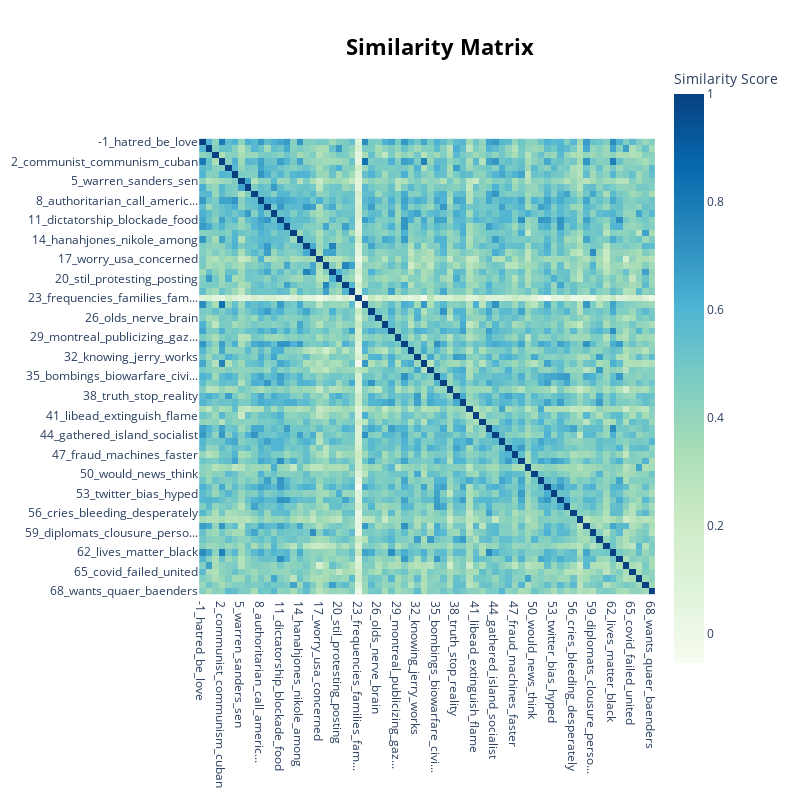

The cell this chart's notebook holds for it:
### Code cell
topic_model.visualize_heatmap()

### Figure 1 — Plotly figure (JSON) as saved in the notebook; plotly's stock layout.template omitted (floating-point values rounded to 4 significant figures; data arrays with more than 128 entries replaced by an {"elided": "..."} marker saying what was removed)
{"data": [{"coloraxis": "coloraxis", "hovertemplate": "x: %{x}<br>y: %{y}<br>Similarity Score: %{z}<extra></extra>", "name": "0", "type": "heatmap", "x": ["-1_hatred_be_love", "0_protesters_blackness_prot...", "1_deserve_stand_freedom", "2_communist_communism_cuban", "3_wifi_communicate_efos", "4_democracy_chips_choosing", "5_warren_sanders_sen", "6_marco_rubio_troops", "7_cities_prevent_intimidate", "8_authoritarian_call_americ...", "9_remittances_negotiate_trap", "10_hes_garcia_osmani", "11_dictatorship_blockade_food", "12_refugees_immigrants_shame", "13_prisoners_dc_congressional", "14_hanahjones_nikole_among", "15_solutions_months_planning", "16_embassy_staff_increase", "17_worry_usa_concerned", "18_consular_consularservice...", "19_steps_initial_officials", "20_stil_protesting_posting", "21_parents_legal_reunificat...", "22_cubanfamiliesmater_emerg...", "23_frequencies_families_fam...", "24_cubalibre_revolution_com...", "25_complexities_fundamental...", "26_olds_nerve_brain", "27_western_hemisphere_project", "28_lived_ve_situationsoscuba", "29_montreal_publicizing_gaz...", "30_imprisons_costly_decrimi...", "31_ufc_kaepernick_cowards", "32_knowing_jerry_works", "33_kidnapped_cuba_castro", "34_lionz_festivals_beaches", "35_bombings_biowarfare_civi...", "36_militaryinterventioncuba...", "37_paradise_sail_raft", "38_truth_stop_reality", "39_memories_minds_condemned", "40_embargo_goods_sell", "41_libead_extinguish_flame", "42_warning_model_statewashi...", "43_procomunism_suffer_commu...", "44_gathered_island_socialist", "45_google_transatlantic_beg...", "46_blamethey_fault_heck", "47_fraud_machines_faster", "48_censorship_republicans_c...", "49_horizon_abajoladictadura...", "50_would_news_think", "51_embargo_blame_humanitarian", "52_haiti_intervention_inter...", "53_twitter_bias_hyped", "54_abuses_camp_rights", "55_gun_affect_paramilitaries", "56_cries_bleeding_desperately", "57_vaccines_vaccinations_ch...", "58_totalitarian_protesting_...", "59_diplomats_clousure_perso...", "60_watch_few_story", "61_cenk_kasparian_don", "62_lives_matter_black", "63_sanctions_israel_damage", "64_progovernment_rallies_pe...", "65_covid_failed_united", "66_soscuba_wordsoscubalibre...", "67_subcommittee_witness_tes...", "68_wants_quaer_baenders"], "xaxis": "x", "y": ["-1_hatred_be_love", "0_protesters_blackness_prot...", "1_deserve_stand_freedom", "2_communist_communism_cuban", "3_wifi_communicate_efos", "4_democracy_chips_choosing", "5_warren_sanders_sen", "6_marco_rubio_troops", "7_cities_prevent_intimidate", "8_authoritarian_call_americ...", "9_remittances_negotiate_trap", "10_hes_garcia_osmani", "11_dictatorship_blockade_food", "12_refugees_immigrants_shame", "13_prisoners_dc_congressional", "14_hanahjones_nikole_among", "15_solutions_months_planning", "16_embassy_staff_increase", "17_worry_usa_concerned", "18_consular_consularservice...", "19_steps_initial_officials", "20_stil_protesting_posting", "21_parents_legal_reunificat...", "22_cubanfamiliesmater_emerg...", "23_frequencies_families_fam...", "24_cubalibre_revolution_com...", "25_complexities_fundamental...", "26_olds_nerve_brain", "27_western_hemisphere_project", "28_lived_ve_situationsoscuba", "29_montreal_publicizing_gaz...", "30_imprisons_costly_decrimi...", "31_ufc_kaepernick_cowards", "32_knowing_jerry_works", "33_kidnapped_cuba_castro", "34_lionz_festivals_beaches", "35_bombings_biowarfare_civi...", "36_militaryinterventioncuba...", "37_paradise_sail_raft", "38_truth_stop_reality", "39_memories_minds_condemned", "40_embargo_goods_sell", "41_libead_extinguish_flame", "42_warning_model_statewashi...", "43_procomunism_suffer_commu...", "44_gathered_island_socialist", "45_google_transatlantic_beg...", "46_blamethey_fault_heck", "47_fraud_machines_faster", "48_censorship_republicans_c...", "49_horizon_abajoladictadura...", "50_would_news_think", "51_embargo_blame_humanitarian", "52_haiti_intervention_inter...", "53_twitter_bias_hyped", "54_abuses_camp_rights", "55_gun_affect_paramilitaries", "56_cries_bleeding_desperately", "57_vaccines_vaccinations_ch...", "58_totalitarian_protesting_...", "59_diplomats_clousure_perso...", "60_watch_few_story", "61_cenk_kasparian_don", "62_lives_matter_black", "63_sanctions_israel_damage", "64_progovernment_rallies_pe...", "65_covid_failed_united", "66_soscuba_wordsoscubalibre...", "67_subcommittee_witness_tes...", "68_wants_quaer_baenders"], "yaxis": "y", "z": {"elided": "70x70 float values"}}], "layout": {"coloraxis": {"colorbar": {"title": {"text": "Similarity Score"}}, "colorscale": [[0, "rgb(247,252,240)"], [0.125, "rgb(224,243,219)"], [0.25, "rgb(204,235,197)"], [0.375, "rgb(168,221,181)"], [0.5, "rgb(123,204,196)"], [0.625, "rgb(78,179,211)"], [0.75, "rgb(43,140,190)"], [0.875, "rgb(8,104,172)"], [1, "rgb(8,64,129)"]]}, "height": 800, "hoverlabel": {"bgcolor": "white", "font": {"family": "Rockwell", "size": 16}}, "legend": {"title": {"text": "Trend"}}, "margin": {"t": 60}, "showlegend": true, "title": {"font": {"color": "Black", "size": 22}, "text": "<b>Similarity Matrix", "x": 0.55, "xanchor": "center", "y": 0.95, "yanchor": "top"}, "width": 800, "xaxis": {"anchor": "y", "constrain": "domain", "domain": [0, 1], "scaleanchor": "y"}, "yaxis": {"anchor": "x", "autorange": "reversed", "constrain": "domain", "domain": [0, 1]}}}
